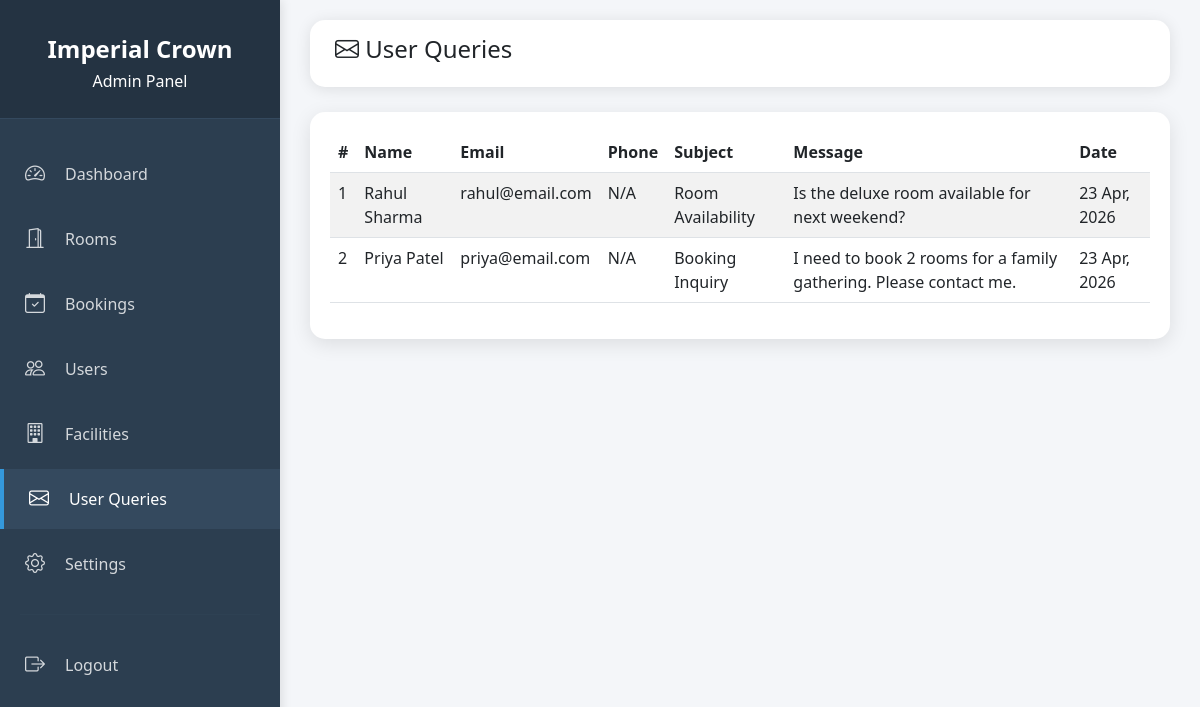
/admin/user_queries.php (signed in), run on the app's committed database.
### tables this page shows
CREATE TABLE contact (
    id INT AUTO_INCREMENT PRIMARY KEY,
    name VARCHAR(100) NOT NULL,
    email VARCHAR(100) NOT NULL,
    subject VARCHAR(150),
    message TEXT NOT NULL,
    created_at TIMESTAMP DEFAULT CURRENT_TIMESTAMP
);

### admin/user_queries.php (the view, shortened to what this page needs)
<?php
require_once __DIR__ . '/../includes/init.php';
$query = "SELECT * FROM contact ORDER BY created_at DESC";
$res = $mysqli->query($query);
$queriesData = [];
if ($res) {
    while ($row = $res->fetch_assoc()) {
        $queriesData[] = $row;
    }
}
?>
<!DOCTYPE html>
<html lang="en">
<head>
    <link href="https://cdn.jsdelivr.net/npm/bootstrap@5.3.0/dist/css/bootstrap.min.css" rel="stylesheet">
    <link rel="stylesheet" href="https://cdn.jsdelivr.net/npm/bootstrap-icons@1.11.3/font/bootstrap-icons.min.css">
</head>
<body>
    <div class="sidebar">
        <div class="logo">
            <h4>Imperial Crown</h4>
            <span>Admin Panel</span>
        </div>
        <div class="sidebar-menu">
            <a href="index.php"><i class="bi bi-speedometer2"></i><span>Dashboard</span></a>
            <a href="rooms.php"><i class="bi bi-door-open"></i><span>Rooms</span></a>
            <a href="bookings.php"><i class="bi bi-calendar-check"></i><span>Bookings</span></a>
            <a href="users.php"><i class="bi bi-people"></i><span>Users</span></a>
            <a href="facilities.php"><i class="bi bi-building"></i><span>Facilities</span></a>
            <a href="user_queries.php" class="active"><i class="bi bi-envelope"></i><span>User Queries</span></a>
            <a href="settings.php"><i class="bi bi-gear"></i><span>Settings</span></a>
            <hr style="border-color: #34495e; margin: 20px;">
            <a href="../logout.php"><i class="bi bi-box-arrow-right"></i><span>Logout</span></a>
        </div>
    </div>
    <div class="content">
        <div class="header">
            <h4><i class="bi bi-envelope"></i> User Queries</h4>
        </div>
        <div class="table-card">
            <table class="table table-striped table-hover">
                <thead>
                    <tr>
                        <th>#</th>
                        <th>Name</th>
                        <th>Email</th>
                        <th>Phone</th>
                        <th>Subject</th>
                        <th>Message</th>
                        <th>Date</th>
                    </tr>
                </thead>
                <tbody>
                    <?php if (empty($queriesData)): ?>
                        <tr><td colspan="7" class="text-center">No queries found.</td></tr>
                    <?php else: ?>
                        <?php foreach ($queriesData as $index => $q): ?>
                        <tr>
                            <td><?= $index + 1 ?></td>
                            <td><?= htmlspecialchars($q['name']) ?></td>
                            <td><?= htmlspecialchars($q['email']) ?></td>
                            <td><?= htmlspecialchars($q['phone'] ?? 'N/A') ?></td>
                            <td><?= htmlspecialchars($q['subject']) ?></td>
                            <td><?= nl2br(htmlspecialchars($q['message'])) ?></td>
                            <td><?= date('d M, Y', strtotime($q['created_at'])) ?></td>
                        </tr>
                        <?php endforeach; ?>
                    <?php endif; ?>
                </tbody>
            </table>
        </div>
    </div>
</body>
</html>

### admin/user_queries.php (style rules this page uses)
body { background: #f4f6f9; font-family: 'Segoe UI', Tahoma, Geneva, Verdana, sans-serif; }
.sidebar { background: #2c3e50; height: 100vh; color: white; position: fixed; width: 280px; left: 0; top: 0; box-shadow: 2px 0 10px rgba(0, 0, 0, 0.1); overflow-y: auto; z-index: 1000; }
.sidebar .logo { padding: 25px 20px; text-align: center; border-bottom: 1px solid #34495e; background: #243342; }
.sidebar .logo h4 { color: white; margin: 10px 0 5px; font-weight: 600; }
.sidebar-menu { padding: 20px 0; }
.sidebar-menu a { color: rgba(255, 255, 255, 0.8); text-decoration: none; padding: 15px 25px; display: flex; align-items: center; transition: all 0.3s; margin: 5px 0; }
.sidebar-menu a:hover, .sidebar-menu a.active { background: #34495e; color: white; border-left: 4px solid #3498db; }
.sidebar-menu i { margin-right: 15px; font-size: 20px; width: 25px; }
.content { margin-left: 280px; padding: 20px 30px; }
.header { background: white; padding: 15px 25px; border-radius: 15px; box-shadow: 0 2px 15px rgba(0, 0, 0, 0.1); margin-bottom: 25px; display: flex; justify-content: space-between; align-items: center; }
.table-card { background: white; border-radius: 15px; padding: 20px; box-shadow: 0 5px 20px rgba(0, 0, 0, 0.1); }

### data on the page
contact: name "Rahul Sharma", email "rahul@email.com", phone "N/A", subject "Room Availability", message "Is the deluxe room available for next weekend?", created_at "23 Apr, 2026"
contact: name "Priya Patel", email "priya@email.com", phone "N/A", subject "Booking Inquiry", message "I need to book 2 rooms for a family gathering. Please contact me.", created_at "23 Apr, 2026"
